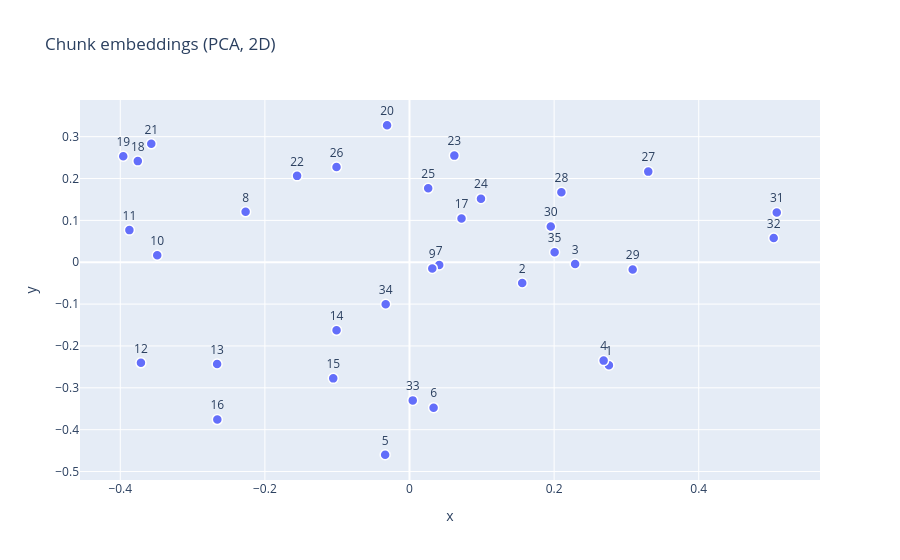

Notebook code cell kept with this figure:
### Code cell
import numpy as np
import pandas as pd
import plotly.express as px
from sklearn.decomposition import PCA

coords = PCA(n_components=2).fit_transform(np.array(embeddings))
# from sklearn.manifold import TSNE
# coords = TSNE(n_components=2, perplexity=min(30, len(chunks) - 1),
#               random_state=42).fit_transform(np.array(embeddings))

df = pd.DataFrame({
    "x": coords[:, 0],
    "y": coords[:, 1],
    "chunk": range(1, len(chunks) + 1),
    "preview": [c[:120].replace("\n", " ") + "…" for c in chunks],
})

fig = px.scatter(df, x="x", y="y", text="chunk",
                 hover_data={"preview": True, "x": False, "y": False},
                 title="Chunk embeddings (PCA, 2D)")
fig.update_traces(marker=dict(size=10, line=dict(width=1.5, color="white")),
                  textposition="top center")
fig.show()

### Figure 1 — Plotly figure (JSON) as saved in the notebook; plotly's stock layout.template omitted (floating-point values rounded to 4 significant figures)
{"data": [{"customdata": [["The Best Work of Our Lives CULTURE MEMO At Netflix, we aspire to entertain the world, thrilling audiences everywhere. To…"], ["have high performers at Netflix — people who are great at what they do, and even better at working together. ● People ov…"], ["ll of what’s next — even when it’s uncomfortable. ● Great and Always Better: We often say Netflix sucks today compared t…"], ["are and the way we empower people at every level. As our business grows and evolves, our culture (and this document) wil…"], ["t for everyone, so please read on. THE DREAM TEAM We believe that what makes a fantastic workplace isn’t a great office …"], ["e dysfunctional, as anyone who’s watched Ozark or Wednesday knows. Professional sports teams, on the other hand, focus o…"], ["s better together. These are the values we value: ● Selflessness — you are humble when searching for the best ideas; you…"], ["give feedback; you are open about what’s working and what needs to improve; you admit mistakes openly and share learning…"], ["nge the status quo, in the pursuit of excellence. ● Inclusion — you recognize your biases and work to counteract them; y…"], ["changing circumstances; you make tough decisions without agonizing or long delay; you embrace a hard challenge. It’s eas…"], ["is, in turn, enables us to practice extraordinary candor — ensuring constructive feedback is part of our everyday work (…"], ["hem directly. This is especially true when you’re giving feedback to someone more senior or from a different background,…"], ["seniority, tenure or unconditional loyalty. It’s also why we focus on maintaining a high performance culture. To recruit…"], ["ong developers of talent. And to ensure they have the right player at every position, we ask them to apply what we call …"], ["hild and his dad saying, “That’s a keeper, Reed!” © 2024 Netflix, Inc. All rights reserved. | Last updated: June 2024 | …"], ["t pay off. On the Dream Team, you need people who challenge the status quo and try new things. So we stick with employee…"], ["kes everyone more successful. PEOPLE OVER PROCESS Many of us have worked at companies where decisions were made top down…"], ["ood decision-making muscles at every level of the company, priding ourselves on how few, not how many, decisions senior …"], ["ions. It takes an unusually responsible person to thrive on this level of freedom — someone who’s self-motivated, self-a…"], ["when someone is about to make a decision that is unethical or could materially harm Netflix, during a crisis or if a new…"], ["all on the right way ahead. Then different teams, each led by their own informed captain, implement the decision. This h…"], ["en to people at every level. We call this farming for dissent. Of course, not all opinions are created equal — and with …"], ["neer, and vice versa when it comes to our product or technology. After a decision is made, we expect everyone, including…"], ["and what didn’t — so everyone can learn how to do better next time. Launching a game, TV show or film, running a marketi…"], ["a minimum and ensure any process is good (simple, efficient, impactful). Our vacation policy, for example, is two words:…"], ["ity and making it harder for businesses to adapt. You might think that this kind of freedom would lead to chaos. In real…"], ["op and grow. In entertainment and technology, our biggest threat is a lack of creativity, adaptability and innovation. I…"], ["a billion 2 people globally — something no other entertainment company has ever done before. Success requires us to be b…"], ["Many people will be happier at companies that are more stable or take fewer risks. Netflix works best if you value exper…"], ["f stories and people on screen. This diversity is wonderful and it can create real tension since we all have such differ…"], ["ram for a wide variety of audiences, cultures and tastes; and we provide ratings, content advisories and parental contro…"], ["servative — that means our audience is over 500M. © 2024 Netflix, Inc. All rights reserved. | Last updated: June 2024 | …"], ["ed our first DVD in 1998. But we're nowhere close to where we want to be in the future. It’s why we care so much about t…"], ["our culture, not preserve it. Every new employee helps shape how we work — finding new ways to accomplish more together.…"], ["e, shows us the way: If you want to build a ship, don't drum up the people to gather wood, divide the work, and give ord…"]], "hovertemplate": "chunk=%{text}<br>preview=%{customdata[0]}<extra></extra>", "legendgroup": "", "marker": {"color": "#636efa", "line": {"color": "white", "width": 1.5}, "size": 10, "symbol": "circle"}, "mode": "markers+text", "name": "", "orientation": "v", "showlegend": false, "text": [1, 2, 3, 4, 5, 6, 7, 8, 9, 10, 11, 12, 13, 14, 15, 16, 17, 18, 19, 20, 21, 22, 23, 24, 25, 26, 27, 28, 29, 30, 31, 32, 33, 34, 35], "textposition": "top center", "type": "scatter", "x": [0.2758, 0.1559, 0.2291, 0.2685, -0.03367, 0.03334, 0.04112, -0.2266, 0.03154, -0.3489, -0.3874, -0.3714, -0.2661, -0.1009, -0.1054, -0.2658, 0.07195, -0.3758, -0.3959, -0.031, -0.3571, -0.1554, 0.06201, 0.09884, 0.02588, -0.1009, 0.3302, 0.2101, 0.3087, 0.1954, 0.5079, 0.5037, 0.004508, -0.03292, 0.2007], "xaxis": "x", "y": [-0.2458, -0.0495, -0.004143, -0.235, -0.4599, -0.3474, -0.006457, 0.1204, -0.0147, 0.01679, 0.07672, -0.2403, -0.243, -0.1627, -0.2774, -0.3759, 0.1047, 0.2416, 0.2532, 0.3273, 0.2829, 0.2063, 0.2547, 0.1518, 0.1766, 0.2273, 0.2165, 0.167, -0.01719, 0.08534, 0.1189, 0.05791, -0.33, -0.1004, 0.02391], "yaxis": "y"}], "layout": {"legend": {"tracegroupgap": 0}, "title": {"text": "Chunk embeddings (PCA, 2D)"}, "xaxis": {"anchor": "y", "domain": [0, 1], "title": {"text": "x"}}, "yaxis": {"anchor": "x", "domain": [0, 1], "title": {"text": "y"}}}}
